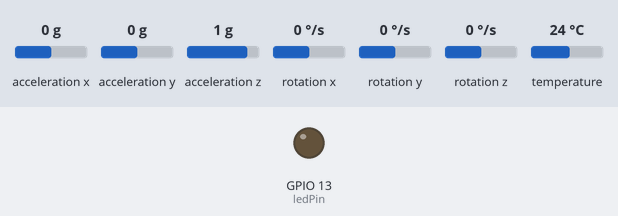
This sketch was run on a simulated ESP32. On the bench: output pins drawn as LEDs (lit = HIGH). Inputs (shaded band) come from the test bench; at power-on: acceleration x 0 g, acceleration y 0 g, acceleration z 1 g, rotation x 0 °/s, rotation y 0 °/s, rotation z 0 °/s, temperature 24 °C. WiFi joins after 1.5 s; servers stay silent unless stated; network time is answered at once with the bench clock; the local clock reads 2024-03-15 10:24:30 at power-on unless the sketch sets it; what the sketch prints to the serial monitor is not drawn.

Above: at 3.7 s.
3.8 s: acceleration x set to -0.4 g
At 14.2 s:
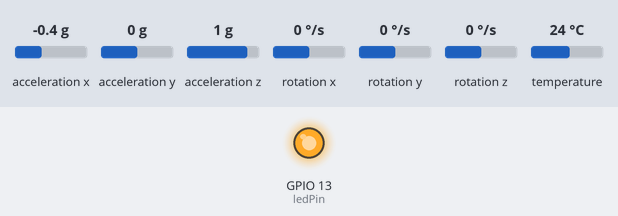
Timing chart, 0 to 19.5 s (numbered marks = the images above; inputs shaded):
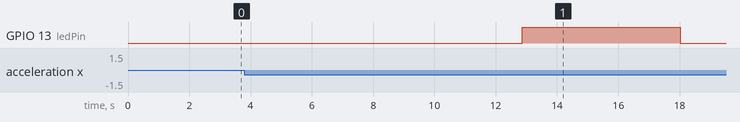

Measured:
- the behaviour switches between -0.2 and -0.3 g on acceleration x (found by bisection; images 0 and 1)
- after the input at 3.8 s, GPIO 13 (ledPin): LOW → HIGH after 9.1 s, → LOW 5.2 s later

The sketch:

ESP32_FireBase.ino
```cpp
#include <Wire.h>
#include <Adafruit_MPU6050.h>
#include <Adafruit_Sensor.h>
#include <WiFi.h>
#include <Firebase_ESP_Client.h>
#include <NTPClient.h>
#include <WiFiUdp.h>
#include <addons/TokenHelper.h> // para debug do token (opcional)
#include <addons/RTDBHelper.h>  // ajuda a lidar com dados RTDB

Adafruit_MPU6050 mpu;

// ======= CONFIGURAÇÕES DE WIFI =======
#define WIFI_SSID "UNIFEOB LABORATORIOS"
#define WIFI_PASSWORD "feob@lab"

// ======= CONFIGURAÇÕES DO FIREBASE =======
#define FIREBASE_PROJECT_URL "https://sensorvibracao-gp4-default-rtdb.firebaseio.com"
#define API_KEY "AIzaSyDR_udQ5-a7uu1k23U_MGCio_cxQAPL4W0"  // 🔒 SUA API KEY REAL DO PROJETO
#define USER_EMAIL "joao.v.moraes@sou.unifeob.edu.br"                   // 🔒 ADIÇÃO: conta criada no Firebase Auth
#define USER_PASSWORD "senhasensor#"                         // 🔒 ADIÇÃO: senha da conta

FirebaseData fbdo;
FirebaseAuth auth;
FirebaseConfig config;

// ======= NTP (para data e hora) =======
WiFiUDP ntpUDP;
NTPClient timeClient(ntpUDP, "pool.ntp.org", -3 * 3600, 60000);

// ======= VARIÁVEIS DO SENSOR =======
const int ID_SENSOR = 2;
const int ID_MAQUINA = 2;
const int ledPin = 13;
bool vibracaoCritica = false;
unsigned long ledTimer = 0;
bool ledState = false;
int blinkCount = 0;

void setup() {
  Serial.begin(115200);
  pinMode(ledPin, OUTPUT);

  // ---- Conectar Wi-Fi ----
  Serial.print("Conectando ao WiFi");
  WiFi.begin(WIFI_SSID, WIFI_PASSWORD);
  while (WiFi.status() != WL_CONNECTED) {
    delay(500);
    Serial.print(".");
  }
  Serial.println("\n✅ WiFi conectado!");
  Serial.println(WiFi.localIP());

  // ---- Configuração do Firebase ----
  config.api_key = API_KEY;                       // 🔒 ADIÇÃO
  config.database_url = FIREBASE_PROJECT_URL;
  auth.user.email = USER_EMAIL;                   // 🔒 ADIÇÃO
  auth.user.password = USER_PASSWORD;             // 🔒 ADIÇÃO

  Firebase.begin(&config, &auth);
  Firebase.reconnectWiFi(true);

  Serial.println("✅ Firebase conectado com autenticação segura!"); // 🔒 alterado texto

  // ---- Inicializar NTP ----
  timeClient.begin();
  timeClient.update();

  // ---- Inicializar MPU6050 ----
  if (!mpu.begin()) {
    Serial.println("❌ Não foi possível encontrar o MPU6050!");
    while (1) delay(10);
  }

  mpu.setAccelerometerRange(MPU6050_RANGE_2_G);
  mpu.setGyroRange(MPU6050_RANGE_250_DEG);
  mpu.setFilterBandwidth(MPU6050_BAND_5_HZ);

  Serial.println("✅ MPU6050 iniciado com sucesso!");
  delay(1000);
}

void loop() {
  timeClient.update();

  sensors_event_t a, g, temp;
  mpu.getEvent(&a, &g, &temp);

  float ax = a.acceleration.x * 9.80665;
  float ay = a.acceleration.y * 9.80665;
  float az = a.acceleration.z * 9.80665;
  float gx = g.gyro.x;
  float gy = g.gyro.y;
  float gz = g.gyro.z;

  float acc_total = sqrt(ax * ax + ay * ay + az * az);
  float vibracao = abs(acc_total - 9.80665);

  Serial.printf("Aceleração [m/s²] X: %.2f, Y: %.2f, Z: %.2f | Giroscópio [°/s] X: %.2f, Y: %.2f, Z: %.2f | Vibração: %.2f\n",
                ax, ay, az, gx, gy, gz, vibracao);

  if (vibracao > 90.00 && !vibracaoCritica) {
    vibracaoCritica = true;
    ledTimer = millis();
    blinkCount = 0;
    ledState = false;
    Serial.println("⚠️ Vibração crítica detectada!");
  }

  if (vibracaoCritica) {
    if (millis() - ledTimer >= 50) {
      ledTimer = millis();
      ledState = !ledState;
      digitalWrite(ledPin, ledState ? HIGH : LOW);

      if (!ledState) blinkCount++;
      if (blinkCount >= 2) {
        vibracaoCritica = false;
        digitalWrite(ledPin, LOW);
      }
    }
  } else {
    digitalWrite(ledPin, LOW);
  }

  time_t rawTime = timeClient.getEpochTime();
  struct tm *timeInfo = localtime(&rawTime);
  char formattedTime[25];
  strftime(formattedTime, sizeof(formattedTime), "%Y-%m-%d %H:%M:%S", timeInfo);

  String timestamp = String(formattedTime);
  String path = "/leituras/" + String(millis());

  FirebaseJson json;
  json.set("id_sensor", ID_SENSOR);
  json.set("id_maquina", ID_MAQUINA);
  json.set("timestamp", timestamp);
  json.set("aceleracao/x", ax);
  json.set("aceleracao/y", ay);
  json.set("aceleracao/z", az);
  json.set("giroscopio/x", gx);
  json.set("giroscopio/y", gy);
  json.set("giroscopio/z", gz);
  json.set("vibracao", vibracao);

  if (Firebase.ready() && Firebase.RTDB.setJSON(&fbdo, path.c_str(), &json)) {
    Serial.println("✅ Dados enviados ao Firebase!");
  } else {
    Serial.print("❌ Erro: ");
    Serial.println(fbdo.errorReason());
  }

  delay(5000);
}
```
